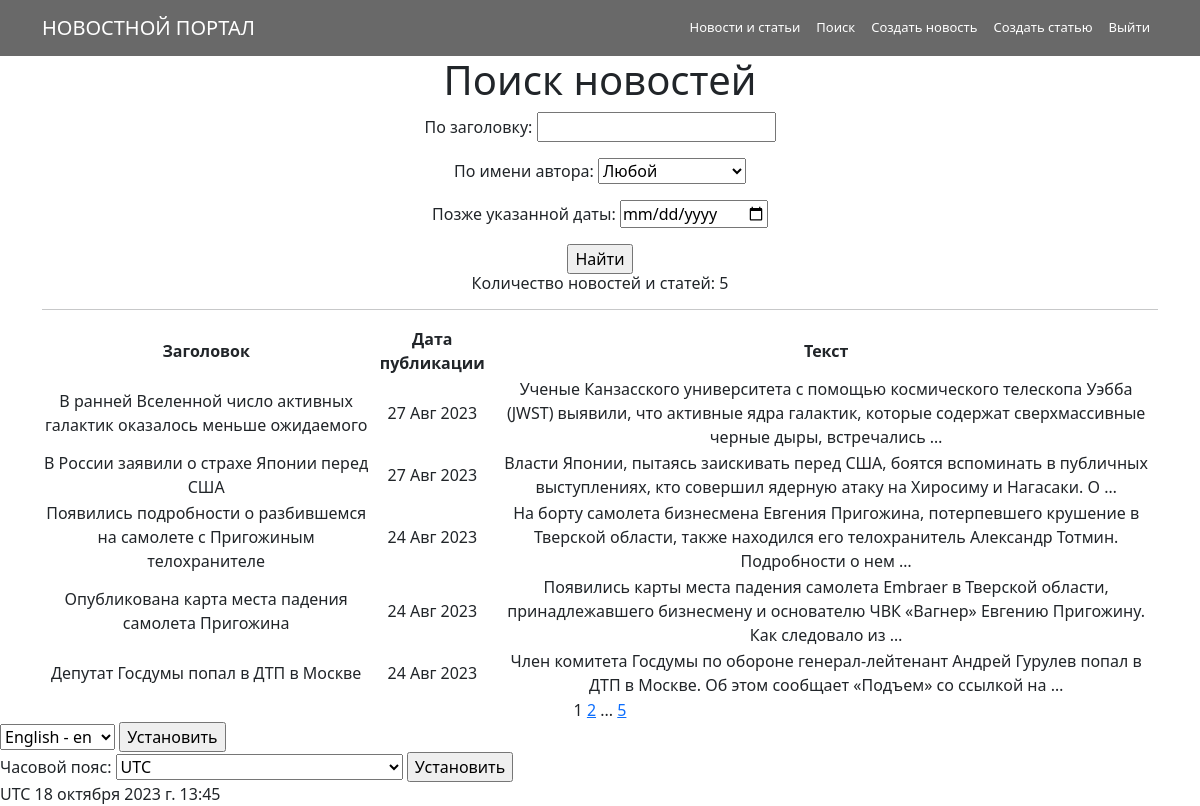
The app's page /posts/search/ (signed in), older data.
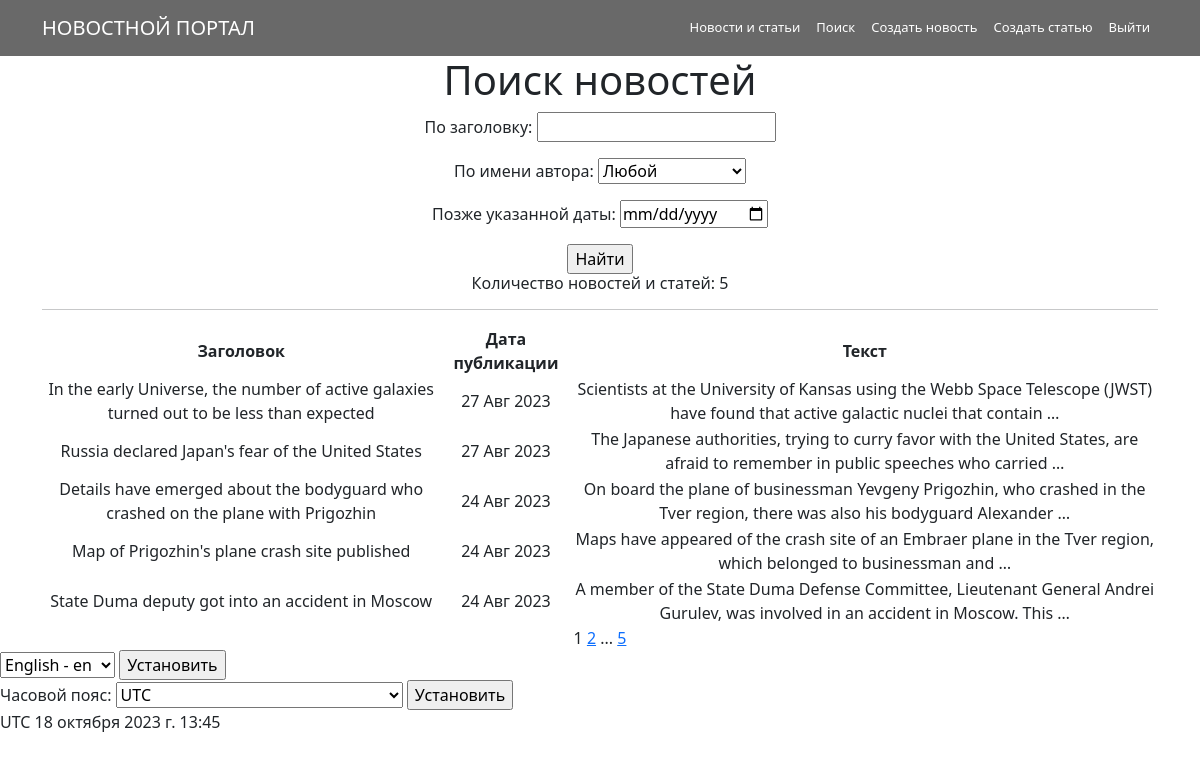
The same page, newer data.
### news/models.py (models this page shows, shortened)
class Post(models.Model):
    news = 'NW'
    article = 'AR'
    CHAPTER = [
        (news, 'Новость'),
        (article, 'Статья')
    ]
    post_type = models.CharField(max_length=2, choices=CHAPTER, default=news)
    post_time = models.DateTimeField(auto_now_add=True)
    headline = models.CharField(max_length=255)
    article_text = models.TextField()
    rating = models.IntegerField(default=0)
    post_author = models.ForeignKey(Author, on_delete=models.CASCADE)
    post_category = models.ManyToManyField(Category, through='PostCategory')

### news/views.py (the view, shortened to what this page needs)
# urls.py: path('search/', PostSearch.as_view(), name='post_search'),
class PostSearch(LoginRequiredMixin, ListView):
    model = Post
    ordering = '-post_time'
    template_name = 'post_search.html'
    context_object_name = _('posts')
    paginate_by = 5
    form_class = PostForm
    def get_queryset(self):
        queryset = super().get_queryset()
        self.filterset = PostFilter(self.request.GET, queryset)
        return self.filterset.qs
    def get_context_data(self, **kwargs):
        context = super().get_context_data(**kwargs)
        context['filterset'] = self.filterset
        context['form'] = self.form_class()
        context['current_time'] = timezone.localtime(timezone.now())
        context['timezones'] = pytz.common_timezones
        return context

### news/forms.py
class PostForm(forms.ModelForm):
    headline = forms.CharField(label='Заголовок')
    article_text = forms.CharField(min_length=20, label='Текст новости')
    post_author = forms.ModelChoiceField(queryset=Author.objects.all(), label='Автор', empty_label='Любой')
    post_category=forms.ModelMultipleChoiceField(queryset=Category.objects.all(), label='Категория')
    class Meta:
        model = Post
        fields = [
            'headline',
            'article_text',
            'post_author',
            'post_category'
        ]

### news/templatetags/custom_filters.py (called while the page is built)
@register.filter()
def censor(value):
    if not isinstance(value, str):
        raise TypeError()
    for word in bad_words:
        value = value.replace(word, word[0] + '*' * (len(word) - 1))
    return value

### news/templatetags/custom_tags.py (called while the page is built)
@register.simple_tag(takes_context=True)
def url_replace(context, **kwargs):
    d = context['request'].GET.copy()
    for k, v in kwargs.items():
        d[k] = v
    return d.urlencode()

### templates/post_search.html (shortened to what this page needs)
{% extends 'flatpages/default.html' %}
{% load custom_filters %}
{% load custom_tags %}
{% load i18n %}
{% load tz %}
{% block content %}
    <h1>{% trans "Поиск новостей" %}</h1>
    {% load cache %}
    {% cache 100 search %}
        <form action="" method="get">
            {{  filterset.form.as_p }}
            <input type="submit" value="Найти" />
        </form>
    {% endcache %}
    <h6>{% trans "Количество новостей и статей" %}: {{ posts|length }}</h6>
    <hr>
    {% if posts %}
        <table>
            <tr>
                <td><b>{% trans "Заголовок" %}</b></td>
                <td><b>{% trans "Дата публикации" %}</b></td>
                <td><b>{% trans "Текст" %}</b></td>
            </tr>
            {% for post in posts %}
            <tr>
                <td>{{ post.headline|censor }}</td>
                <td>{{ post.post_time|date:'d M Y' }}</td>
                <td>{{ post.article_text|truncatewords:20|censor }}</td>
            </tr>
            {% endfor %}
        </table>
    {% else %}
        <h2>{% trans "Новостей нет" %}!</h2>
    {% endif %}
    {{ page_obj.number }}
    {% if page_obj.has_next %}
        <a href="?{% url_replace page=page_obj.next_page_number %}">{{ page_obj.next_page_number }}</a>
        {% if paginator.num_pages != page_obj.next_page_number %}
            ...
            <a href="?{% url_replace page=page_obj.paginator.num_pages %}">{{ page_obj.paginator.num_pages }}</a>
        {% endif %}
    {% endif %}
{% endblock content %}

Row changes from the older to the newer data that the page shows:
changed Post: headline|censor "В ранней Вселенной число активных галактик оказалось меньше ожидаемого" → "In the early Universe, the number of active galaxies turned out to be less than expected"; article_text|censor "Ученые Канзасского университета с помощью космического телескопа Уэбба (JWST) выявили, что активные ядра галактик, которые содержат сверхмассивные черные дыры, встречались …" → "Scientists at the University of Kansas using the Webb Space Telescope (JWST) have found that active galactic nuclei that contain …"
changed Post: headline|censor "В России заявили о страхе Японии перед США" → "Russia declared Japan's fear of the United States"; article_text|censor "Власти Японии, пытаясь заискивать перед США, боятся вспоминать в публичных выступлениях, кто совершил ядерную атаку на Хиросиму и Нагасаки. О …" → "The Japanese authorities, trying to curry favor with the United States, are afraid to remember in public speeches who carried …"
changed Post: headline|censor "Появились подробности о разбившемся на самолете с Пригожиным телохранителе" → "Details have emerged about the bodyguard who crashed on the plane with Prigozhin"; article_text|censor "На борту самолета бизнесмена Евгения Пригожина, потерпевшего крушение в Тверской области, также находился его телохранитель Александр Тотмин. Подробности о нем …" → "On board the plane of businessman Yevgeny Prigozhin, who crashed in the Tver region, there was also his bodyguard Alexander …"
changed Post: headline|censor "Опубликована карта места падения самолета Пригожина" → "Map of Prigozhin's plane crash site published"; article_text|censor "Появились карты места падения самолета Embraer в Тверской области, принадлежавшего бизнесмену и основателю ЧВК «Вагнер» Евгению Пригожину. Как следовало из …" → "Maps have appeared of the crash site of an Embraer plane in the Tver region, which belonged to businessman and …"
changed Post: headline|censor "Депутат Госдумы попал в ДТП в Москве" → "State Duma deputy got into an accident in Moscow"; article_text|censor "Член комитета Госдумы по обороне генерал-лейтенант Андрей Гурулев попал в ДТП в Москве. Об этом сообщает «Подъем» со ссылкой на …" → "A member of the State Duma Defense Committee, Lieutenant General Andrei Gurulev, was involved in an accident in Moscow. This …"
